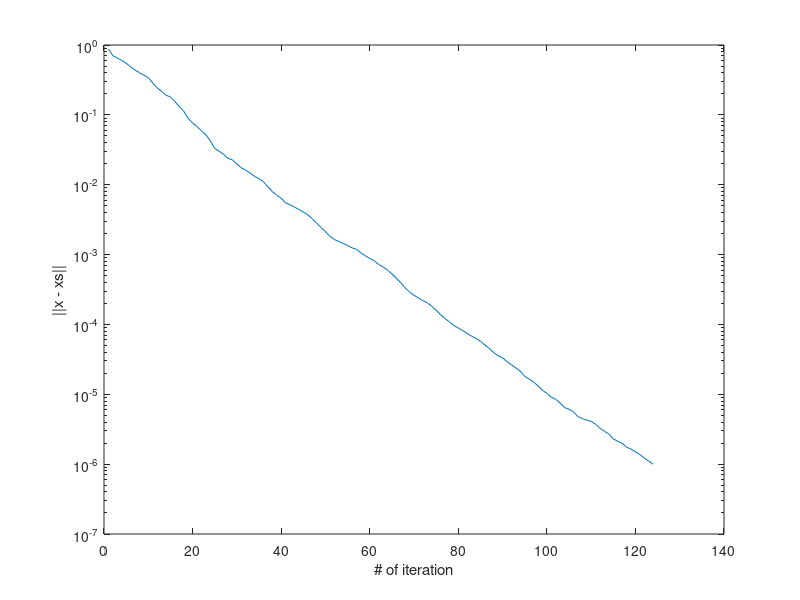

Recreate this plot in MATLAB.
res = [ 
8.736107e-01 
7.038581e-01 
6.483341e-01 
6.009835e-01 
5.478568e-01 
4.877915e-01 
4.384888e-01 
4.016913e-01 
3.701415e-01 
3.413652e-01 
2.861022e-01 
2.444578e-01 
2.169577e-01 
1.910071e-01 
1.804502e-01 
1.551544e-01 
1.313443e-01 
1.127656e-01 
8.922316e-02 
7.664224e-02 
6.794333e-02 
5.896915e-02 
5.187354e-02 
4.255101e-02 
3.302340e-02 
3.017091e-02 
2.719743e-02 
2.388682e-02 
2.268287e-02 
1.977824e-02 
1.742978e-02 
1.615182e-02 
1.463198e-02 
1.313164e-02 
1.217932e-02 
1.103426e-02 
9.351605e-03 
7.989921e-03 
7.076456e-03 
6.405526e-03 
5.498919e-03 
5.153542e-03 
4.797878e-03 
4.419733e-03 
4.058440e-03 
3.721135e-03 
3.264257e-03 
2.826718e-03 
2.431505e-03 
2.135452e-03 
1.825743e-03 
1.647535e-03 
1.540710e-03 
1.443030e-03 
1.348550e-03 
1.249972e-03 
1.192775e-03 
1.054252e-03 
9.656522e-04 
8.788111e-04 
8.154955e-04 
7.234763e-04 
6.653170e-04 
6.013000e-04 
5.289655e-04 
4.580000e-04 
3.953513e-04 
3.337251e-04 
2.906862e-04 
2.613720e-04 
2.387049e-04 
2.190968e-04 
2.044292e-04 
1.814769e-04 
1.600015e-04 
1.372576e-04 
1.213364e-04 
1.085463e-04 
9.640303e-05 
8.886895e-05 
8.150645e-05 
7.453345e-05 
6.789051e-05 
6.324506e-05 
5.758034e-05 
5.076982e-05 
4.515407e-05 
3.943681e-05 
3.558586e-05 
3.341716e-05 
2.931005e-05 
2.647128e-05 
2.385344e-05 
2.139367e-05 
1.804726e-05 
1.655211e-05 
1.487587e-05 
1.326007e-05 
1.141335e-05 
1.029191e-05 
9.111154e-06 
8.464585e-06 
7.505597e-06 
6.452786e-06 
6.109018e-06 
5.622303e-06 
4.793049e-06 
4.488877e-06 
4.272464e-06 
4.100092e-06 
3.726449e-06 
3.252756e-06 
2.965348e-06 
2.690817e-06 
2.301382e-06 
2.123454e-06 
1.985282e-06 
1.750409e-06 
1.640592e-06 
1.505593e-06 
1.367065e-06 
1.225189e-06 
1.103931e-06 
9.987831e-07 
] 
semilogy(1:length(res),res); 
xlabel('# of iteration'); ylabel('||x - xs||');
